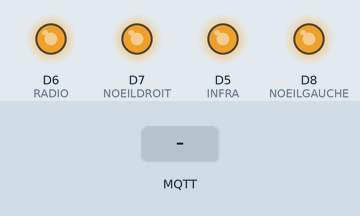
Recording of a sketch running on a simulated ESP8266 (Wemos D1 mini). On the bench: output pins drawn as LEDs (lit = HIGH). Inputs (shaded band) come from the test bench. WiFi joins after 1.5 s; servers stay silent unless stated; no MQTT or app messages arrive unless stated; not simulated (calls return 0 or success): ../../../wifiConfig.h.

Above: at 2.7 s.
2.8 s: MQTT message "0" arrives on the first subscribed topic
5.2 s: MQTT message "0" arrives on the second subscribed topic
At 6.8 s:
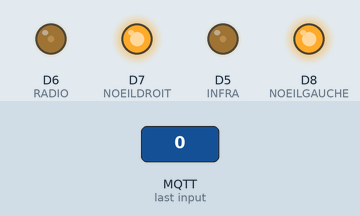
7.7 s: MQTT message "on" arrives on the first subscribed topic
At 8.9 s:
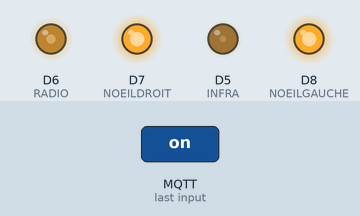
9.5 s: MQTT message "on" arrives on the second subscribed topic
At 10.3 s:
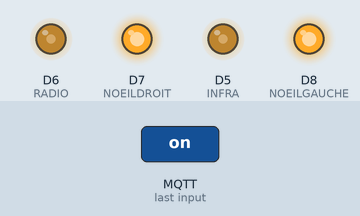
11.3 s: MQTT message "0" arrives on the third subscribed topic
At 11.9 s:
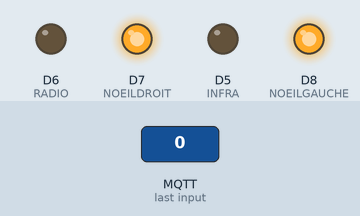
Timing chart, 0 to 13.8 s (numbered marks = the images above; inputs shaded):
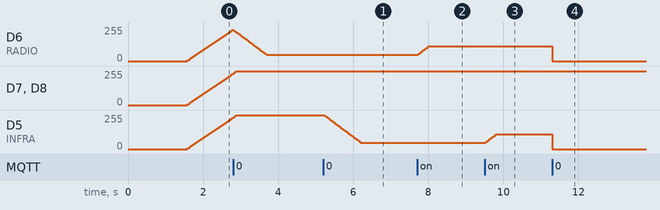

The sketch:

leddyd2.ino
```cpp
/*
    Leddyd2 :
    Contrôle :
    - Strip Mauve dans la rigole
    - Strip Orange autour du panneau belgacom
*/

#include <ArduinoOTA.h>
#include <Ticker.h>
#include "ESP8266WiFi.h"
#include "PubSubClient.h"
#include "../../../wifiConfig.h"

#define RELAY 4
//Les différents topics suivis
#define RADIOACTIF_TOPIC "color/radioactif"
#define INFRABEL_TOPIC "color/infrabel"
#define OPEN_TOPIC  "switch/opinator/levier"
#define NOEILDROIT_TOPIC  "color/nyeunyeudroit"
#define NOEILGAUCHE_TOPIC  "color/nyeunyeugauche"
#define REFRESH_RATE 1

const char* hostname = "Leddyd2";
const char* ssid = SSID;
const char* password = PASSWORD;
const char* mqtt_server = "hal.lan";

#define INFRA D5
#define RADIO D6
#define NOEILDROIT D7
#define NOEILGAUCHE D8

#define MAXF 1024

int relay_state = LOW;

WiFiClient espClient;
PubSubClient mqttClient(espClient);

Ticker refresh;
Ticker off;

//pio init -b d1_mini_lite
//pio run --target upload

bool IsOn = true;
double currentStateInfra = 0;
double currentStateRadio = 0;
double nextStateInfra = 255;
double nextStateRadio = 255;

double nextStateDroit = 255;
double nextStateGauche = 255;
double currentStateDroit = 0;
double currentStateGauche = 0;

void reconnect() {
    String message = String(hostname) + " " + WiFi.localIP().toString() + " " + WiFi.macAddress();
    while (!mqttClient.connected()) {
        if (mqttClient.connect(hostname)) {
            mqttClient.publish("connect", message.c_str());
            mqttClient.subscribe(RADIOACTIF_TOPIC, 1);
            mqttClient.subscribe(INFRABEL_TOPIC, 1);
            mqttClient.subscribe(OPEN_TOPIC, 1);
            mqttClient.subscribe(NOEILDROIT_TOPIC, 1);
            mqttClient.subscribe(NOEILGAUCHE_TOPIC, 1);
        } else {
            delay(5000);
        }
    }
}

void setup_wifi() {
    delay(10);

    String superHostname = String("hal-") + hostname;
    WiFi.mode(WIFI_STA);
    WiFi.hostname(superHostname);
    WiFi.setAutoConnect(true);
    WiFi.setAutoReconnect(true);
    WiFi.begin(ssid, password);

    while (WiFi.status() != WL_CONNECTED) {
        delay(500);
    }
}

//Mets à jour les valeurs de sortie des pins du wemos en fonction du topic sur lequel le message à été recu
void mqtt_callback(char* topic, byte* payload, unsigned int length) {
  if(strcmp(topic, OPEN_TOPIC) == 0){
    if(payload[0] == '0'){
      IsOn = false;
      analogWrite(INFRA, LOW);
      analogWrite(RADIO, LOW);
    }else{
      IsOn = true;
      currentStateInfra = 0;
      currentStateRadio = 0;
    }
  }else if(strcmp(topic, RADIOACTIF_TOPIC) == 0){
    nextStateRadio = (double)payload[0];
  }else if(strcmp(topic, INFRABEL_TOPIC) == 0){
    nextStateInfra = (double)payload[0];
  }else if(strcmp(topic, NOEILDROIT_TOPIC) == 0){
    nextStateDroit = (double)payload[0];
  }else if(strcmp(topic, NOEILGAUCHE_TOPIC) == 0){
    nextStateGauche = (double)payload[0];
  }
}

void setup(){
  //Initialise les pins du wemos
  pinMode(INFRA, OUTPUT);
  pinMode(RADIO ,OUTPUT);

  setup_wifi();
  ArduinoOTA.begin();
  mqttClient.setServer(mqtt_server, 1883);
  mqttClient.setCallback(mqtt_callback);
}

void loop(){

    //Mets les vraies valeurs de sortie à jour toutes les 20 millisecondes pour avoir une transition "propre" entre les états
  if(millis()%20 == 0){
    if(nextStateInfra != currentStateInfra){
      if(nextStateInfra > currentStateInfra){
        currentStateInfra++;
      }else if(nextStateInfra < currentStateInfra){
        currentStateInfra --;
      }
      if(IsOn) analogWrite(INFRA, currentStateInfra);
    }

    if(nextStateRadio != currentStateRadio){
      if(nextStateRadio > currentStateRadio){
        currentStateRadio++;
      }else if(nextStateRadio < currentStateRadio){
        currentStateRadio --;
      }
      if(IsOn) analogWrite(RADIO, currentStateRadio);
    }

    if(nextStateDroit != currentStateDroit){
      if(nextStateDroit > currentStateDroit){
        currentStateDroit++;
      }else if(nextStateDroit < currentStateDroit){
        currentStateDroit --;
      }
      if(IsOn) analogWrite(NOEILDROIT, currentStateDroit);
    }

    if(nextStateGauche != currentStateGauche){
      if(nextStateGauche > currentStateGauche){
        currentStateGauche++;
      }else if(nextStateGauche < currentStateGauche){
        currentStateGauche --;
      }
      if(IsOn) analogWrite(NOEILGAUCHE, currentStateGauche);
    }
  }

  if (!mqttClient.connected()) {
      reconnect();
  }
  mqttClient.loop();
  ArduinoOTA.handle();
}
```

Measured:
- after the input at 5.2 s, D5 (INFRA): moves from 255/255 to 48/255 over 0.98 s, starting at once
- after the input at 7.7 s, D6 (RADIO): moves from 48/255 to 111/255 over 0.30 s, starting at once
- after the input at 9.5 s, D5 (INFRA): moves from 48/255 to 111/255 over 0.30 s, starting at once
- after the input at 11.3 s, D6 (RADIO), D5 (INFRA): 111/255 → 0/255 at once
